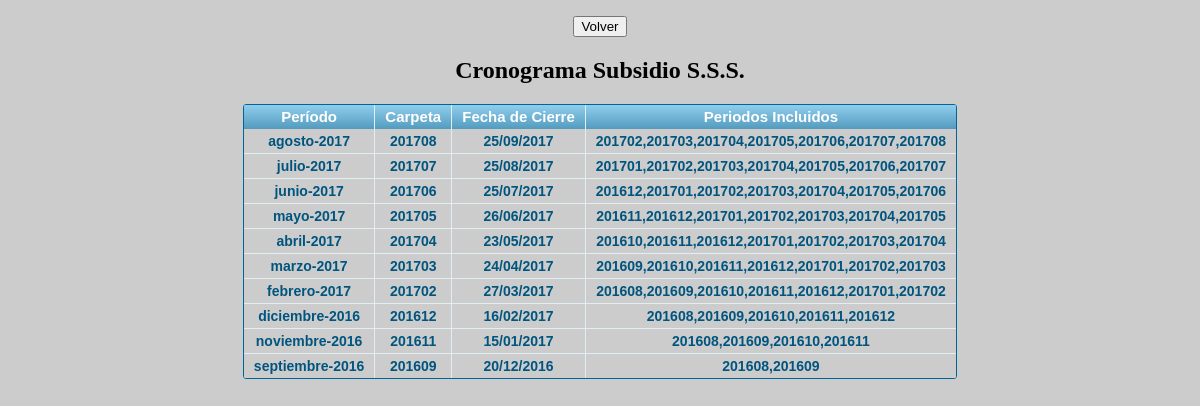
Before: /cronograma.php (signed in) with the older database file.
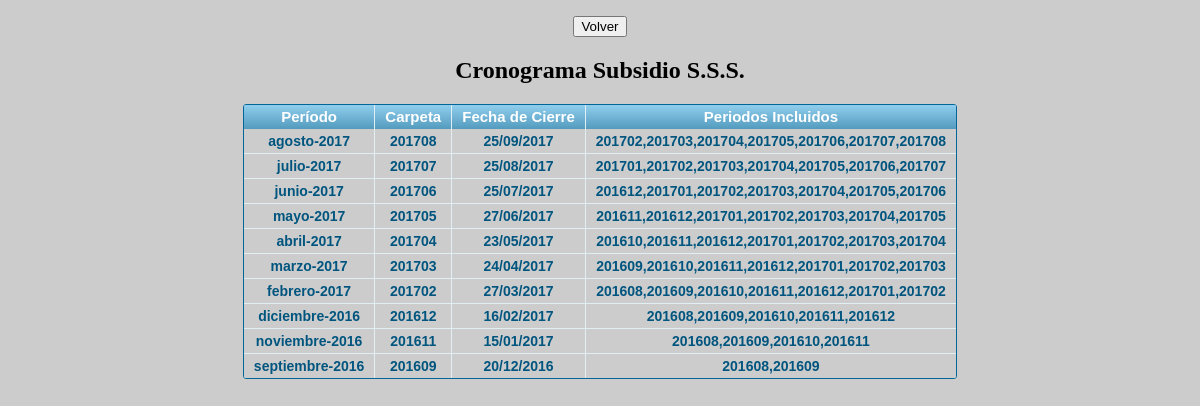
After: the same page with the newer database file.
### tables this page shows
CREATE TABLE IF NOT EXISTS `cronograma` (
  `id` int(3) NOT NULL AUTO_INCREMENT,
  `periodo` varchar(100) NOT NULL,
  `carpeta` varchar(6) NOT NULL,
  `fechacierre` date NOT NULL,
  `periodosincluidos` varchar(50) NOT NULL,
  PRIMARY KEY (`id`)
);

### cronograma.php (the view, shortened to what this page needs)
<?php
$sqlCronograma = "SELECT c.*,DATE_FORMAT(c.fechacierre,'%d/%m/%Y') as fechacierre FROM cronograma c ORDER By carpeta DESC";
$resCronograma = mysql_query($sqlCronograma);
?>
<!DOCTYPE html PUBLIC "-//W3C//DTD XHTML 1.0 Transitional//EN" "http://www.w3.org/TR/xhtml1/DTD/xhtml1-transitional.dtd">
<html xmlns="http://www.w3.org/1999/xhtml">
<head>
<link rel="stylesheet" href="css/tablas.css"/>
</head>
<body bgcolor="#CCCCCC">
	<div align="center">
	 <p><input type="reset" name="volver" value="Volver" onClick="location.href = 'menu.php'" /></p>
	 <h2>Cronograma Subsidio S.S.S.</h2>
	 <div class="grilla">
		 <table>
		 	<thead>
		 		<tr>
		 			<th>Período</th>
		 			<th>Carpeta</th>
		 			<th>Fecha de Cierre</th>
		 			<th>Periodos Incluidos</th>
		 		</tr>
		 	</thead>
		 	<tbody>
		<?php while ($rowCronograma = mysql_fetch_array($resCronograma)) {  ?>
				<tr>
					<td><?php echo $rowCronograma['periodo'] ?></td>
					<td><?php echo $rowCronograma['carpeta'] ?></td>
					<td><?php echo $rowCronograma['fechacierre'] ?></td>
					<td><?php echo $rowCronograma['periodosincluidos'] ?></td>
				</tr>
		<?php } ?>
		  	</tbody>
		</table>
	</div>
	</div>
</body>
</html>

### css/tablas.css (style rules this page uses)
.grilla { font: normal 12px/150% Arial, Helvetica, sans-serif; background: #fff; overflow: hidden; border: 1px solid #006699; -webkit-border-radius: 3px; -moz-border-radius: 3px; border-radius: 3px; display: table }
.grilla table { border-collapse: collapse; text-align: center; width: 100%; }
.grilla table td, .grilla table th, .grilla table .title { padding: 3px 10px; }
.grilla table thead th, .grilla table .title { background-image: linear-gradient(to bottom, #8DCBEA 5%, #539BBE 100%); background-color:#99bfe6; color:#FFFFFF; font-size: 15px; font-weight: bold; border-left: 1px solid #E1EEF4; }
.grilla table thead th:first-child, .grilla table .title { border: none; }
.grilla table tbody td { background-color:#CCCCCC; color: #00557F; border-left: 1px solid #E1EEF4; font-size: 14px; border-bottom: 1px solid #E1EEF4; font-weight: bold; }
.grilla table tbody td:first-child { border-left: none; }
.grilla table tbody tr:last-child td { border-bottom: none; }

Changed rows visible on the page:
changed cronograma "mayo-2017": fechacierre "26/06/2017" → "27/06/2017"
